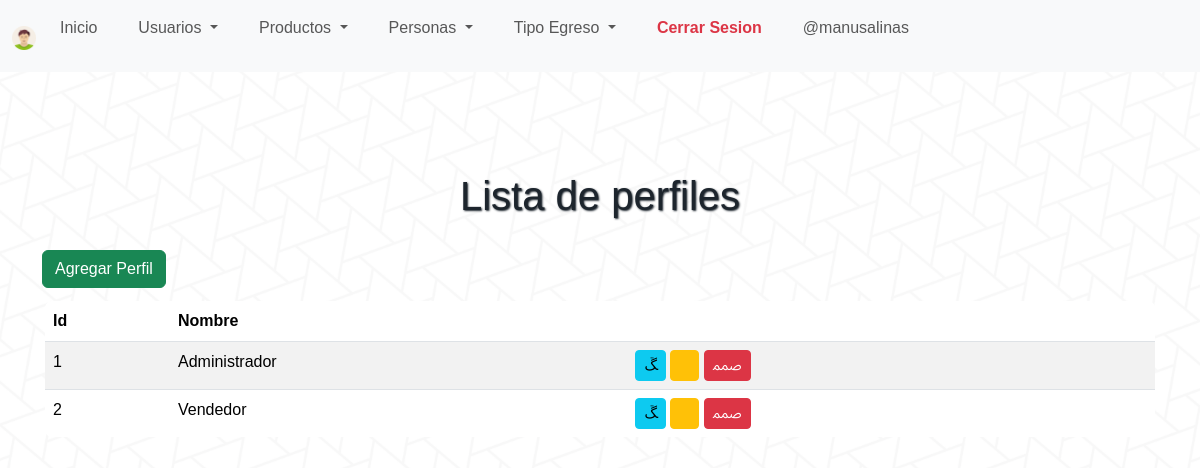
The page /Template/plantilla.php?page=listado_perfiles&modulo=usuarios&submodulo=perfiles (signed in) on the database its author committed.
### tables this page shows
CREATE TABLE `perfiles_has_modulos` (
  `perfiles_idperfiles` int NOT NULL,
  `modulos_idmodulos` int NOT NULL,
  `estado` tinyint(1) NOT NULL DEFAULT '1',
  PRIMARY KEY (`perfiles_idperfiles`,`modulos_idmodulos`),
  KEY `fk_perfiles_has_modulos_modulos1_idx` (`modulos_idmodulos`),
  KEY `fk_perfiles_has_modulos_perfiles1_idx` (`perfiles_idperfiles`),
  CONSTRAINT `fk_perfiles_has_modulos_modulos1` FOREIGN KEY (`modulos_idmodulos`) REFERENCES `modulos` (`idmodulos`),
  CONSTRAINT `fk_perfiles_has_modulos_perfiles1` FOREIGN KEY (`perfiles_idperfiles`) REFERENCES `perfiles` (`idperfiles`)
);

CREATE TABLE `perfiles` (
  `idperfiles` int NOT NULL AUTO_INCREMENT,
  `nombre` varchar(100) NOT NULL,
  `estado` tinyint(1) NOT NULL DEFAULT '1',
  PRIMARY KEY (`idperfiles`)
);

### Model/Usuario/modulos.php (called while the page is built, shortened)
<?php
class Modulos
{
    public function obtenerModulosPorPerfil($idPerfiles)
    {
        $conexion = new Conexion();
        $query = "SELECT * FROM modulos INNER JOIN
perfiles_has_modulos ON perfiles_has_modulos.modulos_idmodulos = modulos.idmodulos
WHERE perfiles_has_modulos.estado = 1 AND perfiles_has_modulos.perfiles_idperfiles=" . $idPerfiles;
        return $conexion->consultar($query);
    }
}

### config/conexion.php (called while the page is built, shortened)
<?php
class Conexion
{
    private $host;
    private $dbname;
    private $username;
    private $pass;
    private $conn;
    public function __construct()
    {
        $this->host = "localhost";
        $this->dbname = "mydb";
        $this->username = "root";
        $this->pass = "";
    }
    public function conectar()
    {
        $this->conn = new mysqli($this->host, $this->username, $this->pass, $this->dbname);
    }
    public function consultar($query)
    {
        $resultado = $this->conn->query($query);
        return $resultado;
    }
}

### Model/Usuario/perfiles.php (called while the page is built, shortened)
<?php
class Perfil{
    public function obtenerPerfiles() {
        $conexion = new Conexion();
        $query = "SELECT idPerfiles, nombre FROM perfiles WHERE estado = 1";
        $resultado = $conexion->consultar($query);
        $perfiles = array();
        if($resultado->num_rows>0){
            while($row = $resultado->fetch_assoc()) {
                $perfiles[] = $row;
            }
        }
        return $perfiles;
    }
}

### View/Paginas/Usuarios/Perfiles/listado_perfiles.php (the view)
<h1 class="text-center">Lista de perfiles</h1>
<div class="boton-agregar">
    <a href="index.php?page=alta_perfiles&modulo=usuarios&submodulo=perfiles" class="btn btn-success">Agregar Perfil</a>
</div>
<table class="table table-striped table-hover">
    <thead>
        <tr>
            <th scope="col">Id</th>
            <th scope="col">Nombre</th>
            <th scope="col"></th>
        </tr>
    </thead>
    <tbody>
        <?php
        include_once('Model/Usuario/perfiles.php');
        $perfilesObj = new Perfil();
        $perfiles = $perfilesObj->obtenerPerfiles();
        if (!empty($perfiles)) {
            foreach ($perfiles as $perfil) {
                echo "<tr>";
                echo "<td scope='row'>{$perfil['idPerfiles']}</td>";
                echo "<td scope='row'>{$perfil['nombre']}</td>";
                echo "<td scope='row'>
                <form action='?page=accesos_perfiles&modulo=usuarios&idPerfiles={$perfil['idPerfiles']}' method='GET' style='display:inline-block;'>
                    <input type='hidden' name='page' value='accesos_perfiles'>
                    <input type='hidden' name='modulo' value='usuarios'>
                    <input type='hidden' name='idPerfiles' value='{$perfil['idPerfiles']}'>
                    <button type='submit' class='btn btn-info btn-sm' title='Configurar Accesos'>
                        <i class='fi fi-rr-settings'></i>
                    </button>
                </form>
                <form action='?page=editar_perfiles&modulo=usuarios&idPerfiles={$perfil['idPerfiles']}' method='GET' style='display:inline-block;'>
                    <input type='hidden' name='page' value='editar_perfiles'>
                    <input type='hidden' name='modulo' value='usuarios'>
                    <input type='hidden' name='submodulo' value='perfiles'>
                    <input type='hidden' name='idPerfiles' value='{$perfil['idPerfiles']}'>
                    <button type='submit' class='btn btn-warning btn-sm' title='Editar Perfil'>
                        <i class='fi fi-rr-edit'></i>
                    </button>
                </form>
                <form action='Controller/Usuario/Perfiles/perfiles.controlador.php' method='POST' style='display:inline-block;'>
                    <input type='hidden' name='action' value='eliminar'>
                    <input type='hidden' name='idPerfiles' value='{$perfil['idPerfiles']}'>
                    <button type='submit' class='btn btn-danger btn-sm' title='Eliminar Perfil' onclick='return confirm(\"¿Estás seguro de que deseas eliminar este perfil?\");'>
                        <i class='fi fi-rr-trash'></i>
                    </button>
                </form>
                </td>";
                echo "</tr>";
            }
        } else {
            echo "<div colspan='3' class='text-center'>No hay perfiles registrados</div>";
        }
        ?>
    </tbody>
</table>

### Template/plantilla.php (shortened to what this page needs)
<!DOCTYPE html>
<html lang="es">
<head>
    <link rel="stylesheet" href="Assets/css/style.css">
    <link rel='stylesheet' href='Assets/css/uicons-regular-rounded.css'>
    <link href="Assets/css/bootstrap.min.css" rel="stylesheet">
</head>
<body>
    <?php
    if (!empty($_SESSION)) {
        switch ($_SESSION['nombre_perfil']) {
            case 'Administrador':
                include_once('includes/admin.navbar.php');
                break;
        }
    } else {
    }
    ?>
    <div class="container">
        <?php
        $pagesValidas = array('login', 'listado_usuarios', 'registro', 'salida','actualizar_pass');
        $pages = array('marca', 'rubro', 'tipodocumento', 'persona', 'tipocontacto', 'producto', 'direccion', 'empleado', 'proveedor', 'tipoegreso', 'metodopago', 'perfiles','pass');
        foreach ($pages as $page) {
            $pagesValidas[] = 'listado_' . $page;
            $pagesValidas[] = 'alta_' . $page;
            $pagesValidas[] = 'editar_' . $page;
            $pagesValidas[] = 'actualizar_' . $page;
        }
        $modulosValidos = ['Usuarios', 'Productos', 'Personas', 'Caja'];
        $submodulosValidos = ['Documento', 'Contacto', 'Egreso', 'Empleado', 'Proveedor', 'Perfiles'];
        if (!empty($_GET['modulo']) && $_GET['page']) {
            $page = $_GET['page'];
            $modulo = ucfirst($_GET['modulo']);
            if (!empty(($_GET['submodulo']))) {
                $submodulo = ucfirst(($_GET['submodulo']));
                if (in_array($page, $pagesValidas) && in_array($modulo, $modulosValidos) && in_array($submodulo, $submodulosValidos)) {
                    include('View/Paginas/' . $modulo . '/' . $submodulo . '/' . $page . '.php');
                } else {
                    include('View/Paginas/404.php');
                }
            } else {
                if (in_array($page, $pagesValidas) && in_array($modulo, $modulosValidos)) {
                    include('View/Paginas/' . $modulo . '/' . $page . '.php');
                } else {
                    include('View/Paginas/404.php');
                }
            }
        } else {
            if (isset($_SESSION['nombre_usuario'])) {
                include('View/Paginas/dashboard.php');
            } else {
                include_once('View/Paginas/Usuarios/login.php');
            }
        }
        ?>
    </div>
</body>
</html>

### includes/admin.navbar.php (shortened to what this page needs)
<?php
    require_once 'model/usuario/modulos.php';
?>
<nav class="navbar navbar-expand-lg bg-body-tertiary">
    <div class="container-fluid">
        <a class="navbar-brand" href="#">
            <img src="Assets/img/avatar.png" alt="Bootstrap" width="24" height="24">
        </a>
        <div class="collapse navbar-collapse" id="navbarNav">
            <ul class="navbar-nav">
                <?php
                if (isset($_SESSION['idPerfil'])){
                    $modulo = new Modulos();
                    $modulos = $modulo->obtenerModulosPorPerfil($_SESSION['idPerfil']);
                    while($row = $modulos->fetch_assoc()){
                        if ($row['nombre'] == 'usuarios'){
                            echo '<li class="nav-item">
                    <a class="nav-link" href="index.php">Inicio</a>
                </li>
                <li class="nav-item dropdown">
                    <a class="nav-link dropdown-toggle" href="#" role="button" data-bs-toggle="dropdown" aria-expanded="false">
                        Usuarios
                    </a>
                    <ul class="dropdown-menu">
                        <li>
                            <a class="dropdown-item" aria-current="page" href="?page=login&modulo=usuarios">Inicio</a>
                        </li>
                        <li class="nav-item">
                            <a class="dropdown-item" href="?page=registro&modulo=usuarios">Registrar Usuarios</a>
                        </li>
                        <li class="nav-item">
                            <a class="dropdown-item" href="?page=listado_usuarios&modulo=usuarios">Listar Usuarios</a>
                        </li>
                        <hr class="dropdown-divider">
                        <li class="nav-item">
                            <span class="dropdown-item"><strong>Perfiles</strong></span>
                        </li>
                        <li class="nav-item">
                            <a class="dropdown-item" href="?page=alta_perfiles&modulo=usuarios&submodulo=perfiles">Agregar Perfiles</a>
                        </li>
                        <li class="nav-item">
                            <a class="dropdown-item" href="?page=listado_perfiles&modulo=usuarios&submodulo=perfiles">Listar Perfiles</a>
                        </li>
                    </ul>
                </li>';
                        }
                        if ($row['nombre'] == 'productos'){
                            echo '<li class="nav-item dropdown">
                    <a class="nav-link dropdown-toggle" href="#" role="button" data-bs-toggle="dropdown" aria-expanded="false">
                        Productos
                    </a>
                    <ul class="dropdown-menu">
                        <li><a class="dropdown-item" href="?page=alta_producto&modulo=productos">Agregar Productos</a></li>
                        <li><a class="dropdown-item" href="?page=listado_producto&modulo=productos">Ver Productos</a></li>
                        <hr class="dropdown-divider">
                        <li><a class="dropdown-item" href="?page=alta_marca&modulo=productos">Agregar marca</a></li>
                        <li><a class="dropdown-item" href="?page=listado_marca&modulo=productos">Ver de Marcas</a></li>
                        <hr class="dropdown-divider">
                        <li><a class="dropdown-item" href="?page=alta_rubro&modulo=productos">Agregar rubro</a></li>
                        <li><a class="dropdown-item" href="?page=listado_rubro&modulo=productos">Ver de rubros</a></li>
                    </ul>
                </li>';
                    }
                    if ($row['nombre'] == 'personas'){
                        echo '<li class="nav-item dropdown">
                            <a class="nav-link dropdown-toggle" href="#" role="button" data-bs-toggle="dropdown" aria-expanded="false">
                                Personas
                            </a>
                            <ul class="dropdown-menu">
                                <li><a class="dropdown-item" href="?page=alta_persona&modulo=personas">Agregar Persona</a></li>
                                <li><a class="dropdown-item" href="?page=listado_persona&modulo=personas">Ver Personas</a></li>
                                <li>
                                    <hr class="dropdown-divider">
                                <li><a class="dropdown-item" href="?page=alta_empleado&modulo=personas&submodulo=empleado">Agregar Empleado</a></li>
                                <li><a class="dropdown-item" href="?page=listado_empleado&modulo=personas&submodulo=empleado">Ver Empleado</a></li>
                                <hr class="dropdown-divider">
                                <li><a class="dropdown-item" href="?page=alta_proveedor&modulo=personas&submodulo=proveedor">Agregar Proveedores</a></li>
                                <li><a class="dropdown-item" href="?page=listado_proveedor&modulo=personas&submodulo=proveedor">Ver Proveedores</a></li>
                                <li>
                                    <hr class="dropdown-divider">
                                <li><a class="dropdown-item" href="?page=alta_tipodocumento&modulo=personas&submodulo=documento">Agregar Tipo Documento</a></li>
                                <li><a class="dropdown-item" href="?page=listado_tipodocumento&modulo=personas&submodulo=documento">Ver Tipo Documentos</a></li>
                                <li>
                                    <hr class="dropdown-divider">
                                </li>
                                <li><a class="dropdown-item" href="?page=alta_tipocontacto&modulo=personas&submodulo=contacto">Agregar Tipo Contacto</a></li>
                                <li><a class="dropdown-item" href="?page=listado_tipocontacto&modulo=personas&submodulo=contacto">Ver Tipo Contactos</a></li>
                            </ul>
                        </li>';
                    }
                    if ($row['nombre'] == 'egresos'){
                        echo '<li class="nav-item dropdown">
                            <a class="nav-link dropdown-toggle" href="#" role="button" data-bs-toggle="dropdown" aria-expanded="false">
                                Tipo Egreso
                            </a>
                            <ul class="dropdown-menu">
                                <li><a class="dropdown-item" href="?page=alta_tipoegreso&modulo=caja&submodulo=egreso">Agregar Tipo Egreso</a></li>
                                <li><a class="dropdown-item" href="?page=listado_tipoegreso&modulo=caja&submodulo=egreso">Ver Tipo Egreso</a></li>
                                <li>
                            </ul>
                        </li>';
                    }
                }
            }
                ?>
                <li class="nav-item">
                    <a class="nav-link link-danger" href="?page=salida&modulo=usuarios"><strong>Cerrar Sesion</strong></a>
                </li>
                <li class="nav-item">
                    <p class="nav-link d-flex align-items-center ml-auto">@<?php echo $_SESSION['nombre_usuario']; ?></p>
                </li>
            </ul>
        </div>
    </div>
</nav>

### Assets/css/style.css (style rules this page uses)
.boton-agregar { margin-top: 10px !important; margin-bottom: 10px !important; }
body { background-image: url(../img/pattern_triangles_white.png) !important; font-family: 'Barlow', sans-serif !important; color: #1D252D !important; background-size: cover; background-repeat: no-repeat; background-position: center center !important; background-attachment: fixed; padding-top: 0px; }
h1 { padding-top: 100px; padding-bottom: 20px; font-size: 20px; text-shadow: 1px 1px 2px #1D252D; }
table { border-collapse: separate; border-spacing: 0px; border-radius: 10px; overflow: hidden; border: 3px solid; }
.navbar { display: flex; padding-bottom: 10px; }
.navbar-nav .nav-link { margin-right: 25px; }

### rows shown on the page
perfiles_has_modulos: shows "Inicio"
perfiles_has_modulos: shows "Productos"
perfiles_has_modulos: shows "Personas"
perfiles_has_modulos: shows "Tipo Egreso"
perfiles: idperfiles "1", nombre "Administrador"
perfiles: idperfiles "2", nombre "Vendedor"

### other values the page prints
$_SESSION['nombre_usuario'] "manusalinas"
